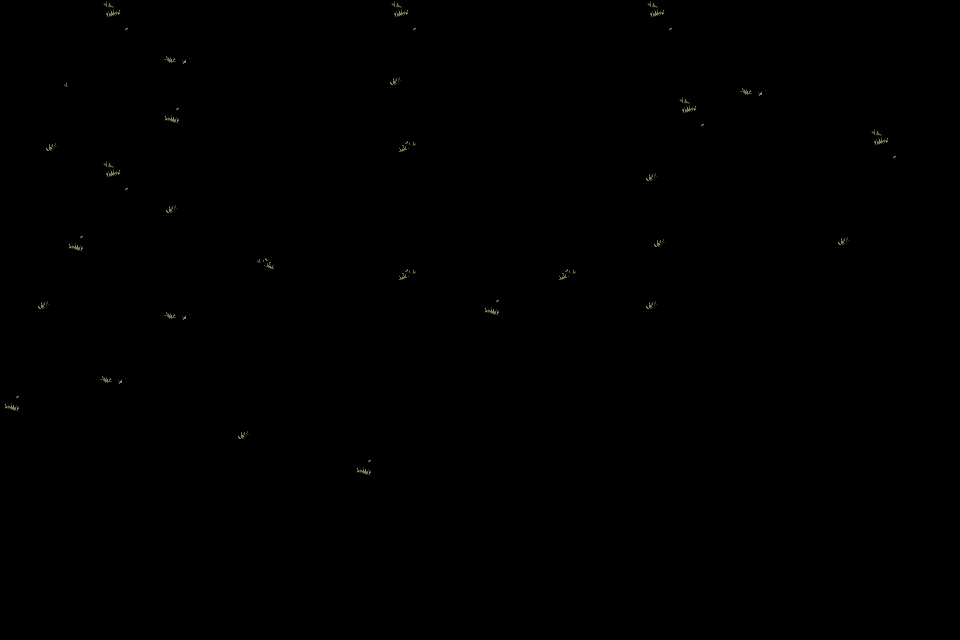

Tiled map render using the project's own tile images. Description and the map definition, with tile-layer contents summarised, below:
An orthogonal 30x20 tile map with 32x32 px tiles, 1 tile layer (Tile Layer 1), 4 tilesets and 83 objects (7x rocks, 7x fences, 5x trees, 5x bushes, 3x farm_animals, ...).

<map version="1.10" tiledversion="1.10.2" orientation="orthogonal" renderorder="right-down" width="30" height="20" tilewidth="32" tileheight="32" infinite="0" nextlayerid="5" nextobjectid="1004">
 <tileset firstgid="1" source="large_rock.tsx" />
 <tileset firstgid="5" source="../../grass/Grass Tiles.tsx" />
 <tileset firstgid="14" source="pond.tsx" />
 <tileset firstgid="32" source="aspen_1.tsx" />
 <layer id="1" name="Tile Layer 1" width="30" height="20">
  <data>[600 cells, 29 non-empty, 8 distinct tile ids]</data>
 </layer>
 <objectgroup id="2" name="objects">
  <object id="31" name="player" x="591.959" y="469.729" width="34" height="34" />
  <object id="37" name="pond" x="448.436" y="351.086">
   <polygon points="0,0 210.739,0 210.739,109.059 0,109.059" />
  </object>
  <object id="38" name="dragonfly" type="bugs" x="561.134" y="399.555">
   <properties>
    <property name="class" value="bugs" />
   </properties>
   <polygon points="0,0 16.1963,0 16.1963,6.38037 0,5.88957" />
  </object>
  <object id="39" name="small_white_butterfly" type="bugs" x="500.299" y="297.974">
   <properties>
    <property name="class" value="bugs" />
   </properties>
   <polygon points="0,0 16.6871,0 16.6871,14.2331 -0.490798,14.2331" />
  </object>
  <object id="40" name="Martha" x="388.34" y="229.025" width="34" height="34" />
  <object id="41" name="Jim" x="194.625" y="177.704" width="34" height="34" />
  <object id="51" name="barn" x="418.082" y="31.6115">
   <polygon points="0,0 222.159,0 221.221,192.53 -1.87475,191.528" />
  </object>
  <object id="53" name="shop" x="193.32" y="31.2019">
   <polygon points="0,0 -1.55183,193.979 203.29,193.979 198.634,0" />
  </object>
  <object id="89" name="aspen-2" type="trees" x="64.1339" y="269.017">
   <properties>
    <property name="class" value="trees" />
   </properties>
   <polygon points="0,0 0,-129.682 63.873,-127.746 62.9053,0" />
  </object>
  <object id="94" name="aspen-1" type="trees" x="114.818" y="265.769">
   <properties>
    <property name="class" value="trees" />
   </properties>
   <polygon points="0,0 0,-129.682 63.873,-127.746 62.9053,0" />
  </object>
  <object id="95" name="bush-1" type="bushes" x="674.925" y="144.369">
   <properties>
    <property name="class" value="bushes" />
   </properties>
   <polygon points="0,0 36.5534,-2.2041 36.9992,34.1635 -2.67464,35.2656" />
  </object>
  <object id="96" name="bush-2" type="bushes" x="731.761" y="165.307">
   <properties>
    <property name="class" value="bushes" />
   </properties>
   <polygon points="0,0 36.5534,-2.2041 36.9992,34.1635 -2.67464,35.2656" />
  </object>
  <object id="97" name="bush-3" type="bushes" x="760.414" y="234.737">
   <properties>
    <property name="class" value="bushes" />
   </properties>
   <polygon points="0,0 36.5534,-2.2041 36.9992,34.1635 -2.67464,35.2656" />
  </object>
  <object id="98" name="bush-4" type="bushes" x="803.394" y="133.348">
   <properties>
    <property name="class" value="bushes" />
   </properties>
   <polygon points="0,0 36.5534,-2.2041 36.9992,34.1635 -2.67464,35.2656" />
  </object>
  <object id="99" name="bush-5" type="bushes" x="768.129" y="349.35">
   <properties>
    <property name="class" value="bushes" />
   </properties>
   <polygon points="0,0 36.5534,-2.2041 36.9992,34.1635 -2.67464,35.2656" />
  </object>
  <object id="297" name="small_rock-1" type="rocks" x="549.925" y="550.483">
   <properties>
    <property name="class" value="rocks" />
   </properties>
   <polygon points="0,0 86.7983,0 87.3181,62.8279 0,62.3886" />
  </object>
  <object id="659" name="small_rock-2" type="rocks" x="154.873" y="271.242">
   <properties>
    <property name="class" value="rocks" />
   </properties>
   <polygon points="0,0 86.7983,0 87.3181,62.8279 0,62.3886" />
  </object>
  <object id="661" name="cliff_face-4" type="rocks" x="254.129" y="254.984">
   <properties>
    <property name="sub_class" value="cliffs" />
   </properties>
   <polygon points="0,0 86.7983,0 87.3181,62.8279 0,62.3886" />
  </object>
  <object id="662" name="aspen_stump" type="trees" x="391.046" y="303.972">
   <properties>
    <property name="class" value="trees" />
   </properties>
   <polygon points="0,0 0,-13.7356 11.6052,-13.5305 11.4294,0" />
  </object>
  <object id="663" name="aspen_young" type="trees" x="345.627" y="258.288">
   <properties>
    <property name="class" value="trees" />
   </properties>
   <polygon points="0,0 0,-88.9087 24.4638,-87.5814 24.0931,0" />
  </object>
  <object id="664" name="aspen_baby" type="trees" x="447.344" y="276.927">
   <properties>
    <property name="class" value="trees" />
   </properties>
   <polygon points="0,0 0,-36.4854 27.9257,-35.9407 27.5026,0" />
  </object>
  <object id="665" name="small_rock-3" type="rocks" x="59.208" y="281.218">
   <properties>
    <property name="class" value="rocks" />
   </properties>
   <polygon points="0,0 86.7983,0 87.3181,62.8279 0,62.3886" />
  </object>
  <object id="668" name="cliff_face-1" type="rocks" x="183.185" y="374.665">
   <properties>
    <property name="sub_class" value="cliffs" />
   </properties>
   <polygon points="0,0 86.7983,0 87.3181,62.8279 0,62.3886" />
  </object>
  <object id="669" name="cliff_face-3" type="rocks" x="31.6926" y="485.81">
   <properties>
    <property name="sub_class" value="cliffs" />
   </properties>
   <polygon points="0,0 86.7983,0 87.3181,62.8279 0,62.3886" />
  </object>
  <object id="670" name="cliff_face-2" type="rocks" x="213.018" y="542.401">
   <properties>
    <property name="sub_class" value="cliffs" />
   </properties>
   <polygon points="0,0 86.7983,0 87.3181,62.8279 0,62.3886" />
  </object>
  <object id="675" x="428.909" y="332.669" height="0.3273" />
  <object id="678" name="wood_fence-1" type="fences" x="416.239" y="323.16">
   <properties>
    <property name="class" value="fences" />
   </properties>
   <polygon points="0,0 0,28.1054 23.0108,28.1054 22.9258,0" />
  </object>
  <object id="683" name="wood_fence-1" type="fences" x="432.586" y="315.439">
   <properties>
    <property name="class" value="fences" />
   </properties>
   <polygon points="0,0 0,28.1054 23.0108,28.1054 22.9258,0" />
  </object>
  <object id="687" name="wood_fence-1" type="fences" x="450.094" y="307.576">
   <properties>
    <property name="class" value="fences" />
   </properties>
   <polygon points="0,0 0,28.1054 23.0108,28.1054 22.9258,0" />
  </object>
  <object id="688" name="wood_fence-1" type="fences" x="466.441" y="299.855">
   <properties>
    <property name="class" value="fences" />
   </properties>
   <polygon points="0,0 0,28.1054 23.0108,28.1054 22.9258,0" />
  </object>
  <object id="689" x="482.562" y="322.798" height="0.3273" />
  <object id="691" name="wood_fence-1" type="fences" x="500.748" y="284.073">
   <properties>
    <property name="class" value="fences" />
   </properties>
   <polygon points="0,0 0,28.1054 23.0108,28.1054 22.9258,0" />
  </object>
  <object id="692" name="wood_fence-1" type="fences" x="518.256" y="276.21">
   <properties>
    <property name="class" value="fences" />
   </properties>
   <polygon points="0,0 0,28.1054 23.0108,28.1054 22.9258,0" />
  </object>
  <object id="693" name="wood_fence-1" type="fences" x="534.603" y="268.489">
   <properties>
    <property name="class" value="fences" />
   </properties>
   <polygon points="0,0 0,28.1054 23.0108,28.1054 22.9258,0" />
  </object>
  <object id="717" name="saint_small" type="enemies" x="852.853" y="501.999" width="34" height="34">
   <properties>
    <property name="class" value="enemies" />
   </properties>
  </object>
  <object id="725" name="squirrel" x="352.178" y="383.953">
   <polygon points="0,0 30.4515,0 30.4515,22.5076 3.97193,22.5076" />
  </object>
  </objectgroup>
 <objectgroup id="3" name="wall">
  <!-- 41 objects omitted --></objectgroup>
 <objectgroup id="4" name="squirrel_walls">
  <!-- 2 objects omitted --></objectgroup>
</map>
<!-- 47 of 83 objects omitted -->
